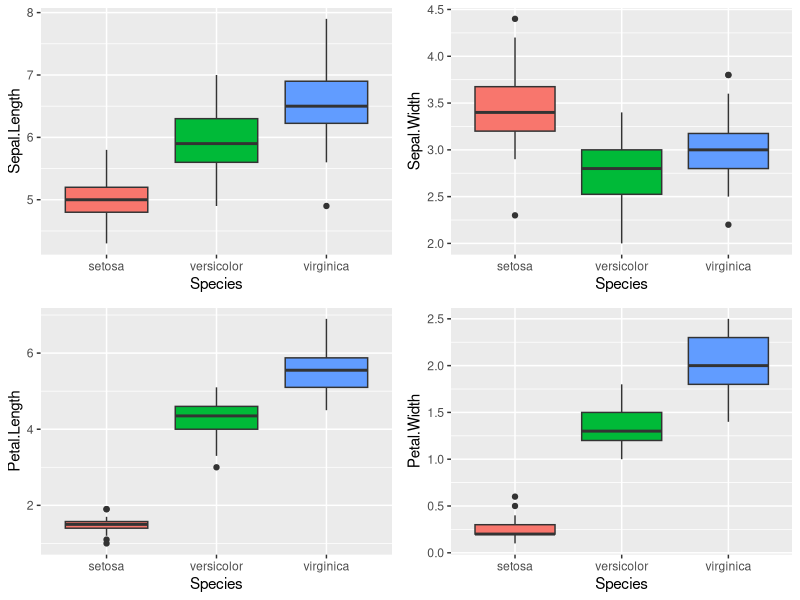
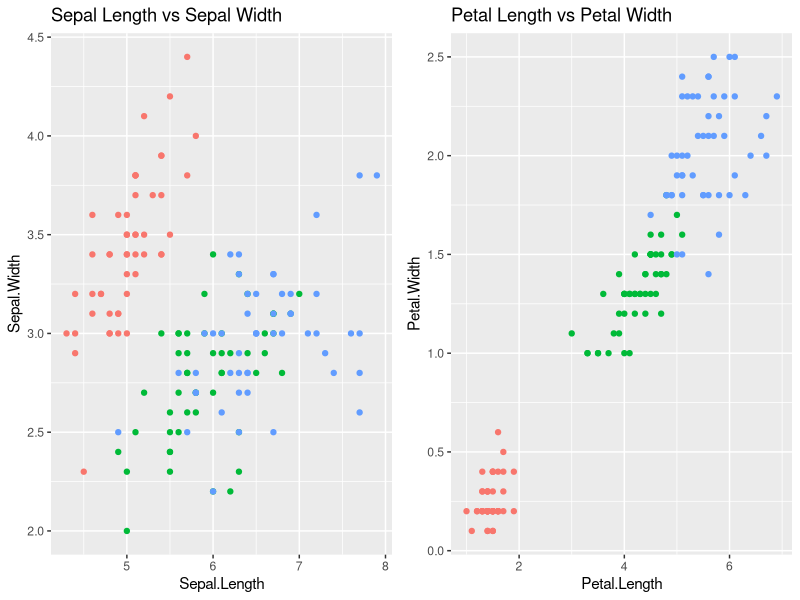
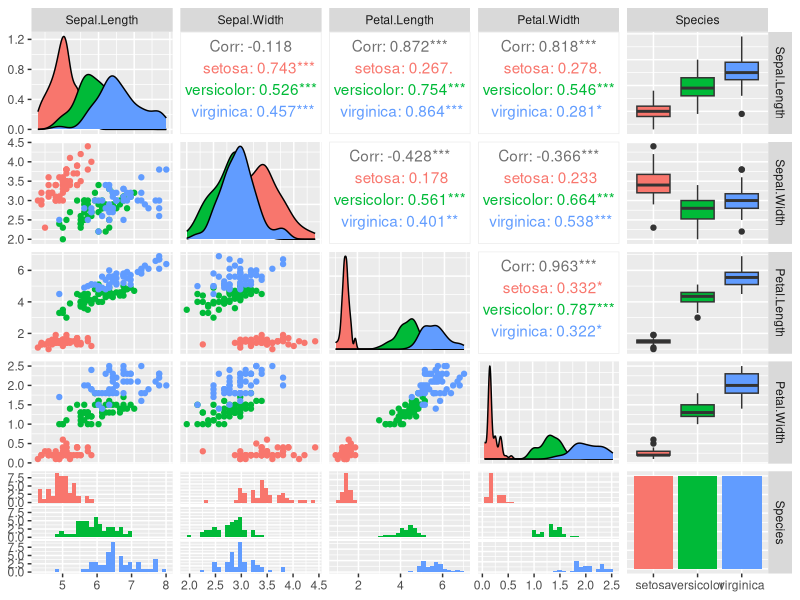

Recreate these plots in R, in order.
## ---- chunk 1
knitr::opts_chunk$set(echo = TRUE,warning = F,message = F)
## ---- chunk 2
library(tidyverse)
library(psych)
library(knitr)
library(cowplot)
library(GGally)
library(rstatix)
## ---- chunk 3
kable(summary(iris)) #overall summary
## ---- chunk 4
db <- describeBy(iris,group=iris$Species) #Summaries by Group
## ---- chunk 5
kable(db$setosa)
## ---- chunk 6
kable(db$versicolor)
## ---- chunk 7
kable(db$virginica)
## ---- chunk 8
p <- ggplot(iris,aes(x=Species,fill=Species))
p1 <- p+geom_boxplot(aes(y=Sepal.Length))+ theme(legend.position = "none") 
p2 <- p+geom_boxplot(aes(y=Sepal.Width))+ theme(legend.position = "none") 
p3 <- p+geom_boxplot(aes(y=Petal.Length))+ theme(legend.position = "none") 
p4 <- p+geom_boxplot(aes(y=Petal.Width))+ theme(legend.position = "none") 
plot_grid(p1,p2,p3,p4)
## ---- chunk 9
q <- ggplot(iris,aes(colour=Species))
q1 <-q+geom_point(aes(x=Sepal.Length,y=Sepal.Width))+labs(title="Sepal Length vs Sepal Width")+theme(legend.position = 'None')
q2 <-q+geom_point(aes(x=Petal.Length,y=Petal.Width))+labs(title="Petal Length vs Petal Width")+theme(legend.position = 'None')
plot_grid(q1,q2)
## ---- chunk 10
ggpairs(iris,aes(colour=Species))
## ---- chunk 11
iris %>% group_by(Species) %>% shapiro_test(Sepal.Width) # test for normality in each group
## ---- chunk 12
g_iris<- iris %>% group_by(Species)  
g_iris %>% shapiro_test(Sepal.Length)# test for normality in each group sepal length
## ---- chunk 13
g_iris %>% shapiro_test(Petal.Length)# test for normality in each group sepal length
## ---- chunk 14
g_iris %>% shapiro_test(Petal.Width)# test for normality in each group sepal length
## ---- chunk 15
bartlett.test(Sepal.Width~Species,iris)
## ---- chunk 16
bartlett.test(Sepal.Length~Species,iris)
bartlett.test(Petal.Width~Species,iris)
bartlett.test(Petal.Length~Species,iris)
## ---- chunk 17
summary(aov(Sepal.Width~Species,data=iris))
## ---- chunk 18
summary(aov(Sepal.Length~Species,data=iris))
summary(aov(Petal.Length~Species,data=iris))
summary(aov(Petal.Width~Species,data=iris))
## ---- chunk 19
TukeyHSD(aov(Sepal.Width~Species,data=iris),conf.level = .95)
## ---- chunk 20
TukeyHSD(aov(Sepal.Length~Species,data=iris),conf.level = .95)
TukeyHSD(aov(Petal.Length~Species,data=iris),conf.level = .95)
TukeyHSD(aov(Petal.Width~Species,data=iris),conf.level = .95)
